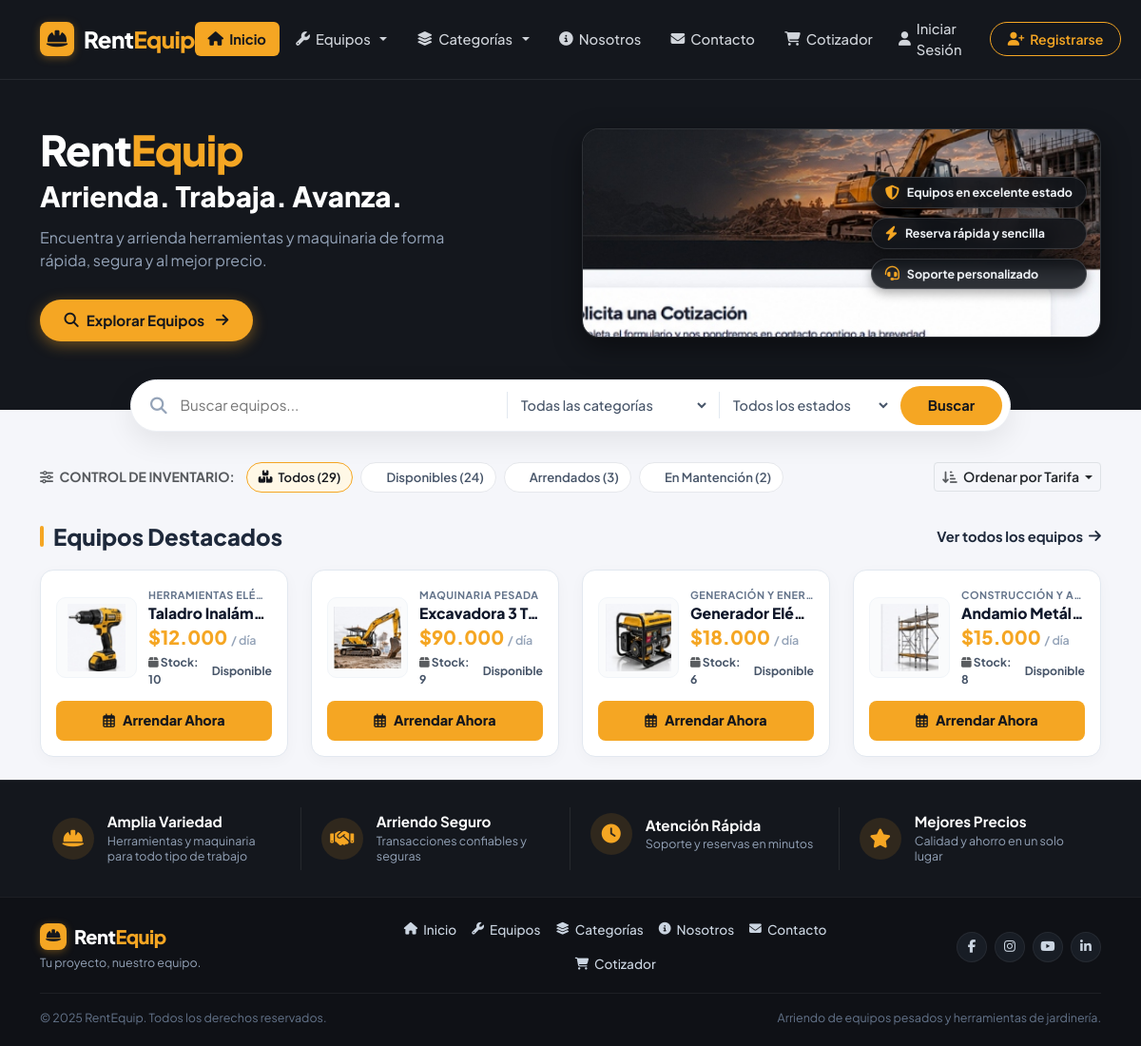
The page / on the database its author committed.
### equipos/models.py (models this page shows, shortened)
class Equipo(models.Model):
    ESTADOS_CHOICES = [
        ('DISPONIBLE', 'Disponible'),
        ('ARRENDADO', 'Arrendado'),
        ('MANTENCION', 'En Mantención'),
    ]
    codigo = models.CharField(max_length=50, unique=True, verbose_name="Código / Sigla")
    nombre = models.CharField(max_length=150, verbose_name="Nombre del Equipo")
    categoria = models.ForeignKey(Categoria, on_delete=models.PROTECT, verbose_name="Categoría")
    tarifa_diaria = models.DecimalField(
        max_digits=10,
        decimal_places=2,
        validators=[MinValueValidator(0)],
        verbose_name="Tarifa Diaria ($)"
    )
    stock = models.IntegerField(validators=[MinValueValidator(0)], verbose_name="Stock Disponible")
    estado = models.CharField(max_length=20, choices=ESTADOS_CHOICES, default='DISPONIBLE', verbose_name="Estado Operativo")
    imagen = models.ImageField(upload_to='equipos/', blank=True, null=True, verbose_name="Imagen del Equipo")
    activo = models.BooleanField(default=True, verbose_name="Activo / Vigente")
    @property
    def tarifa_formateada(self):
        try:
            valor = int(self.tarifa_diaria)
            return f"${valor:,}".replace(',', '.')
        except (ValueError, TypeError):
            return f"${self.tarifa_diaria}"
    class Meta:
        verbose_name = "Equipo"
        verbose_name_plural = "Equipos"

class Categoria(models.Model):
    nombre = models.CharField(max_length=100, unique=True, verbose_name="Nombre de Categoría")
    descripcion = models.TextField(blank=True, null=True, verbose_name="Descripción")
    class Meta:
        verbose_name = "Categoría"
        verbose_name_plural = "Categorías"

### equipos/views.py (the view)
# urls.py: path('', views.home, name='home'),
def home(request):
    search_query = request.GET.get('q', '').strip()
    categoria_id = request.GET.get('categoria', '').strip()
    estado_filtro = request.GET.get('estado', '').strip()
    orden = request.GET.get('orden', '').strip()
    equipos_qs = Equipo.objects.filter(activo=True).select_related('categoria')
    if search_query:
        equipos_qs = equipos_qs.filter(
            Q(nombre__icontains=search_query) | Q(codigo__icontains=search_query)
        )
    if categoria_id and categoria_id.isdigit():
        equipos_qs = equipos_qs.filter(categoria_id=int(categoria_id))
    if estado_filtro in ['DISPONIBLE', 'ARRENDADO', 'MANTENCION']:
        equipos_qs = equipos_qs.filter(estado=estado_filtro)
    if orden == 'precio_asc':
        equipos_qs = equipos_qs.order_by('tarifa_diaria')
    elif orden == 'precio_desc':
        equipos_qs = equipos_qs.order_by('-tarifa_diaria')
    elif orden == 'stock_desc':
        equipos_qs = equipos_qs.order_by('-stock')
    else:
        equipos_qs = equipos_qs.order_by('id')
    equipos_destacados = equipos_qs[:4]
    total_equipos = Equipo.objects.filter(activo=True).count()
    total_disponibles = Equipo.objects.filter(activo=True, estado='DISPONIBLE').count()
    total_arrendados = Equipo.objects.filter(activo=True, estado='ARRENDADO').count()
    total_mantencion = Equipo.objects.filter(activo=True, estado='MANTENCION').count()
    categorias = Categoria.objects.annotate(
        total_equipos=Count('equipo', filter=Q(equipo__activo=True))
    ).order_by('nombre')
    context = {
        'equipos': equipos_destacados,
        'categorias': categorias,
        'search_query': search_query,
        'categoria_seleccionada': int(categoria_id) if categoria_id.isdigit() else None,
        'estado_filtro': estado_filtro,
        'orden': orden,
        'kpi': {
            'total': total_equipos,
            'disponibles': total_disponibles,
            'arrendados': total_arrendados,
            'mantencion': total_mantencion,
        }
    }
    return render(request, 'equipos/home.html', context)

### templates/equipos/home.html (shortened to what this page needs)
{% extends 'base.html' %}
{% load static %}
{% block content %}
<section class="hero-section">
    <div class="container">
        <div class="row align-items-center g-4">
            <div class="col-lg-6 hero-content">
                <h1 class="hero-title">Rent<span>Equip</span></h1>
                <h2 class="hero-tagline">Arrienda. Trabaja. Avanza.</h2>
                <p class="hero-desc">
                    Encuentra y arrienda herramientas y maquinaria de forma rápida, segura y al mejor precio.
                </p>
                <div>
                    <a href="{% url 'catalogo' %}" class="btn-explore">
                        <i class="fa-solid fa-magnifying-glass"></i> Explorar Equipos <i class="fa-solid fa-arrow-right ms-1"></i>
                    </a>
                </div>
            </div>
            <div class="col-lg-6">
                <div class="hero-image-card">
                    <img src="{% static 'img/hero_clean.png' %}" alt="Excavadora RentEquip">
                    <div class="hero-floating-badges d-none d-md-flex">
                        <div class="hero-badge-pill">
                            <i class="fa-solid fa-shield-halved"></i>
                            <span>Equipos en excelente estado</span>
                        </div>
                        <div class="hero-badge-pill">
                            <i class="fa-solid fa-bolt"></i>
                            <span>Reserva rápida y sencilla</span>
                        </div>
                        <div class="hero-badge-pill">
                            <i class="fa-solid fa-headset"></i>
                            <span>Soporte personalizado</span>
                        </div>
                    </div>
                </div>
            </div>
        </div>
    </div>
</section>
<div class="container search-bar-wrapper">
    <div class="row justify-content-center">
        <div class="col-12 col-xl-10">
            <form method="GET" action="{% url 'home' %}#catalogo" class="search-pill-card">
                <div class="search-input-group">
                    <i class="fa-solid fa-magnifying-glass"></i>
                    <input type="text" name="q" value="{{ search_query }}" placeholder="Buscar equipos..." autocomplete="off">
                </div>
                <div class="search-select-group">
                    <select name="categoria">
                        <option value="">Todas las categorías</option>
                    </select>
                </div>
                <div class="search-select-group" style="min-width: 170px;">
                    <select name="estado">
                        <option value="">Todos los estados</option>
                    </select>
                </div>
                <button type="submit" class="btn-search-pill ms-auto">
                    Buscar
                </button>
            </form>
        </div>
    </div>
</div>
<section id="catalogo" class="container py-4">
    <div class="d-flex flex-wrap align-items-center justify-content-between gap-3 pt-2">
        <div class="kpi-chip-container">
            <span class="text-muted small fw-bold text-uppercase me-1"><i class="fa-solid fa-sliders me-1"></i> CONTROL DE INVENTARIO:</span>
            <a href="{% url 'home' %}#catalogo" class="kpi-chip {% if not estado_filtro %}active{% endif %}">
                <i class="fa-solid fa-boxes-stacked"></i> Todos ({{ kpi.total }})
            </a>
            <a href="{% url 'home' %}?estado=DISPONIBLE#catalogo" class="kpi-chip {% if estado_filtro == 'DISPONIBLE' %}active{% endif %}">
                <span class="kpi-dot dot-disponible"></span> Disponibles ({{ kpi.disponibles }})
            </a>
            <a href="{% url 'home' %}?estado=ARRENDADO#catalogo" class="kpi-chip {% if estado_filtro == 'ARRENDADO' %}active{% endif %}">
                <span class="kpi-dot dot-arrendado"></span> Arrendados ({{ kpi.arrendados }})
            </a>
            <a href="{% url 'home' %}?estado=MANTENCION#catalogo" class="kpi-chip {% if estado_filtro == 'MANTENCION' %}active{% endif %}">
                <span class="kpi-dot dot-mantencion"></span> En Mantención ({{ kpi.mantencion }})
            </a>
        </div>
        <div class="dropdown">
            <button class="btn btn-sm btn-white border dropdown-toggle fw-semibold" type="button" data-bs-toggle="dropdown">
                <i class="fa-solid fa-arrow-down-short-wide me-1 text-muted"></i>
                {% if orden == 'precio_asc' %}Tarifa: Menor a Mayor
                {% elif orden == 'precio_desc' %}Tarifa: Mayor a Menor
                {% elif orden == 'stock_desc' %}Mayor Stock
                {% else %}Ordenar por Tarifa
                {% endif %}
            </button>
        </div>
    </div>
    <div class="section-header-row">
        <h3 class="section-title">
            <span class="section-title-bar"></span>
            Equipos Destacados
        </h3>
        <a href="{% url 'catalogo' %}" class="link-view-all">
            Ver todos los equipos <i class="fa-solid fa-arrow-right"></i>
        </a>
    </div>
    <div class="row g-3 g-xl-4">
        {% for item in equipos %}
        <div class="col-12 col-sm-6 col-lg-3">
            <div class="equip-card">
                <div class="equip-card-top">
                    <a href="{% url 'detalle_equipo' item.id %}" class="equip-img-wrapper" title="Ver detalle de {{ item.nombre }}">
                        {% if item.imagen %}
                        <img src="{{ item.imagen.url }}" alt="{{ item.nombre }}">
                        {% else %}
                        <i class="fa-solid fa-screwdriver-wrench fa-2x text-muted"></i>
                        {% endif %}
                    </a>
                    <div class="equip-info">
                        <div class="equip-category-tag">{{ item.categoria.nombre }}</div>
                        <a href="{% url 'detalle_equipo' item.id %}" class="text-decoration-none" title="Ver detalle de {{ item.nombre }}">
                            <h4 class="equip-title">{{ item.nombre }}</h4>
                        </a>
                        <div class="equip-price">
                            {{ item.tarifa_formateada }}
                            <span class="equip-price-unit">/ día</span>
                        </div>
                        <div class="equip-meta-row">
                            <span class="equip-stock" title="Stock disponible para arriendo">
                                <i class="fa-solid fa-box text-muted"></i> Stock: {{ item.stock }}
                            </span>
                            <span class="status-dot-badge text-{{ item.estado|lower }}">
                                {{ item.get_estado_display }}
                            </span>
                        </div>
                    </div>
                </div>
                <div>
                    <button type="button"
                            class="btn-rent-now"
                            data-bs-toggle="modal"
                            data-bs-target="#rentalModal"
                            data-id="{{ item.id }}"
                            data-nombre="{{ item.nombre }}"
                            data-tarifa="{{ item.tarifa_diaria }}"
                            data-tarifa-formateada="{{ item.tarifa_formateada }}"
                            data-stock="{{ item.stock }}"
                            data-estado="{{ item.estado }}"
                            data-estado-display="{{ item.get_estado_display }}"
                            data-categoria="{{ item.categoria.nombre }}"
                            data-img="{% if item.imagen %}{{ item.imagen.url }}{% endif %}">
                        <i class="fa-regular fa-calendar-days"></i> Arrendar Ahora
                    </button>
                </div>
            </div>
        </div>
        {% endfor %}
    </div>
</section>
{% endblock %}

### rows shown on the page
Equipo: imagen (picture), categoria.nombre "HERRAMIENTAS ELÉ…", nombre "Taladro Inalám…", tarifa_formateada "$12.000", stock "10", estado "Disponible"
Equipo: imagen (picture), categoria.nombre "MAQUINARIA PESADA", nombre "Excavadora 3 T…", tarifa_formateada "$90.000", stock "9", estado "Disponible"
Equipo: imagen (picture), categoria.nombre "GENERACIÓN Y ENE…", nombre "Generador Elé…", tarifa_formateada "$18.000", stock "6", estado "Disponible"
Equipo: imagen (picture), categoria.nombre "CONSTRUCCIÓN Y A…", nombre "Andamio Metál…", tarifa_formateada "$15.000", stock "8", estado "Disponible"

### other values the page prints
{{ kpi.total }} "29"
{{ kpi.disponibles }} "24"
{{ kpi.arrendados }} "3"
{{ kpi.mantencion }} "2"
